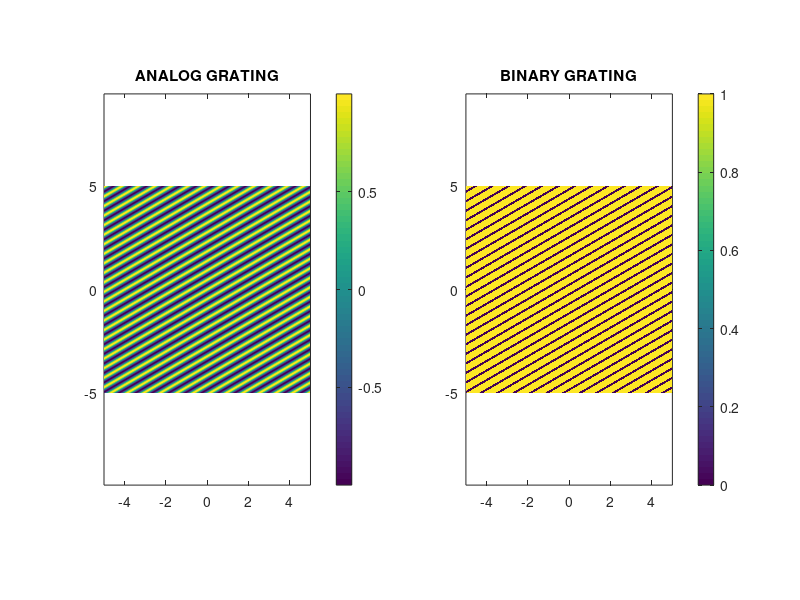

The MATLAB source for this figure:
% session1.m

% INITIALIZE MATLAB
close all;
clc;
clear all;

% UNITS
degrees = pi/180;

% OPEN FIGURE WINDOW
figure('Color', 'w', 'Units', 'normalized', 'OuterPosition', [0 0 1 1]);

%%%%%%%%%%%%%%%%%%%%%%%%%%%%%%%%%%%%%%%%%%%%%%%%%%%%%%%%%%%%%%%%%%%%%%%%%%%
%% DASHBOARD
%%%%%%%%%%%%%%%%%%%%%%%%%%%%%%%%%%%%%%%%%%%%%%%%%%%%%%%%%%%%%%%%%%%%%%%%%%%

% PARAMETERS FOR THE PLANAR GRATING
a       = 0.4;               % period of grating
theta   = 120 * degrees;    % slant of the grating
ff      = 0.75;             % fill fraction

% GRID PARAMETERS
Sx      = 10;
Sy      = 10;
NRES    = 100;

%%%%%%%%%%%%%%%%%%%%%%%%%%%%%%%%%%%%%%%%%%%%%%%%%%%%%%%%%%%%%%%%%%%%%%%%%%%
%% CALCULATE OUR GRID
%%%%%%%%%%%%%%%%%%%%%%%%%%%%%%%%%%%%%%%%%%%%%%%%%%%%%%%%%%%%%%%%%%%%%%%%%%%

% GRID RESOLUTION
dx = a/NRES;
dy = a/NRES;

% NUMBER OF POINTS

Nx = ceil(Sx/dx);
dx = Sx/Nx;

Ny = ceil(Sy/dy);
dy = Sy/Ny;

% GRID AXES
xa = [0: Nx - 1]*dx; xa = xa - mean(xa);
ya = [0: Ny - 1]*dy; ya = ya - mean(ya);

% MESHGRID
[Y, X] = meshgrid(ya, xa);

%%%%%%%%%%%%%%%%%%%%%%%%%%%%%%%%%%%%%%%%%%%%%%%%%%%%%%%%%%%%%%%%%%%%%%%%%%%
%% GENERATE UNIFORM PLANAR GRATING
%%%%%%%%%%%%%%%%%%%%%%%%%%%%%%%%%%%%%%%%%%%%%%%%%%%%%%%%%%%%%%%%%%%%%%%%%%%

% CALCULATE GRATING VECTOR FUNCTION
Kx = (2*pi/a) * cos(theta);
Ky = (2*pi/a) * sin(theta);

% CALCULATE ANALOG GRATING
GA = cos(Kx*X + Ky*Y);

% CALCULATE BINARY GRATING
gth = cos(pi*ff);
GB  = double(GA > gth);
%%%%%%%%%%%%%%%%%%%%%%%%%%%%%%%%%%%%%%%%%%%%%%%%%%%%%%%%%%%%%%%%%%%%%%%%%%%
%% SHOW GRATING
%%%%%%%%%%%%%%%%%%%%%%%%%%%%%%%%%%%%%%%%%%%%%%%%%%%%%%%%%%%%%%%%%%%%%%%%%%%

% SHOW ANALOG GRATING
subplot(1, 2, 1);
pcolor(xa, ya, GA');
shading interp;
axis equal tight;
colorbar;
title('ANALOG GRATING');

% SHOW BINARY GRATING
subplot(1, 2, 2);
pcolor(xa, ya, GB');
shading interp;
axis equal tight;
colorbar;
title('BINARY GRATING');






